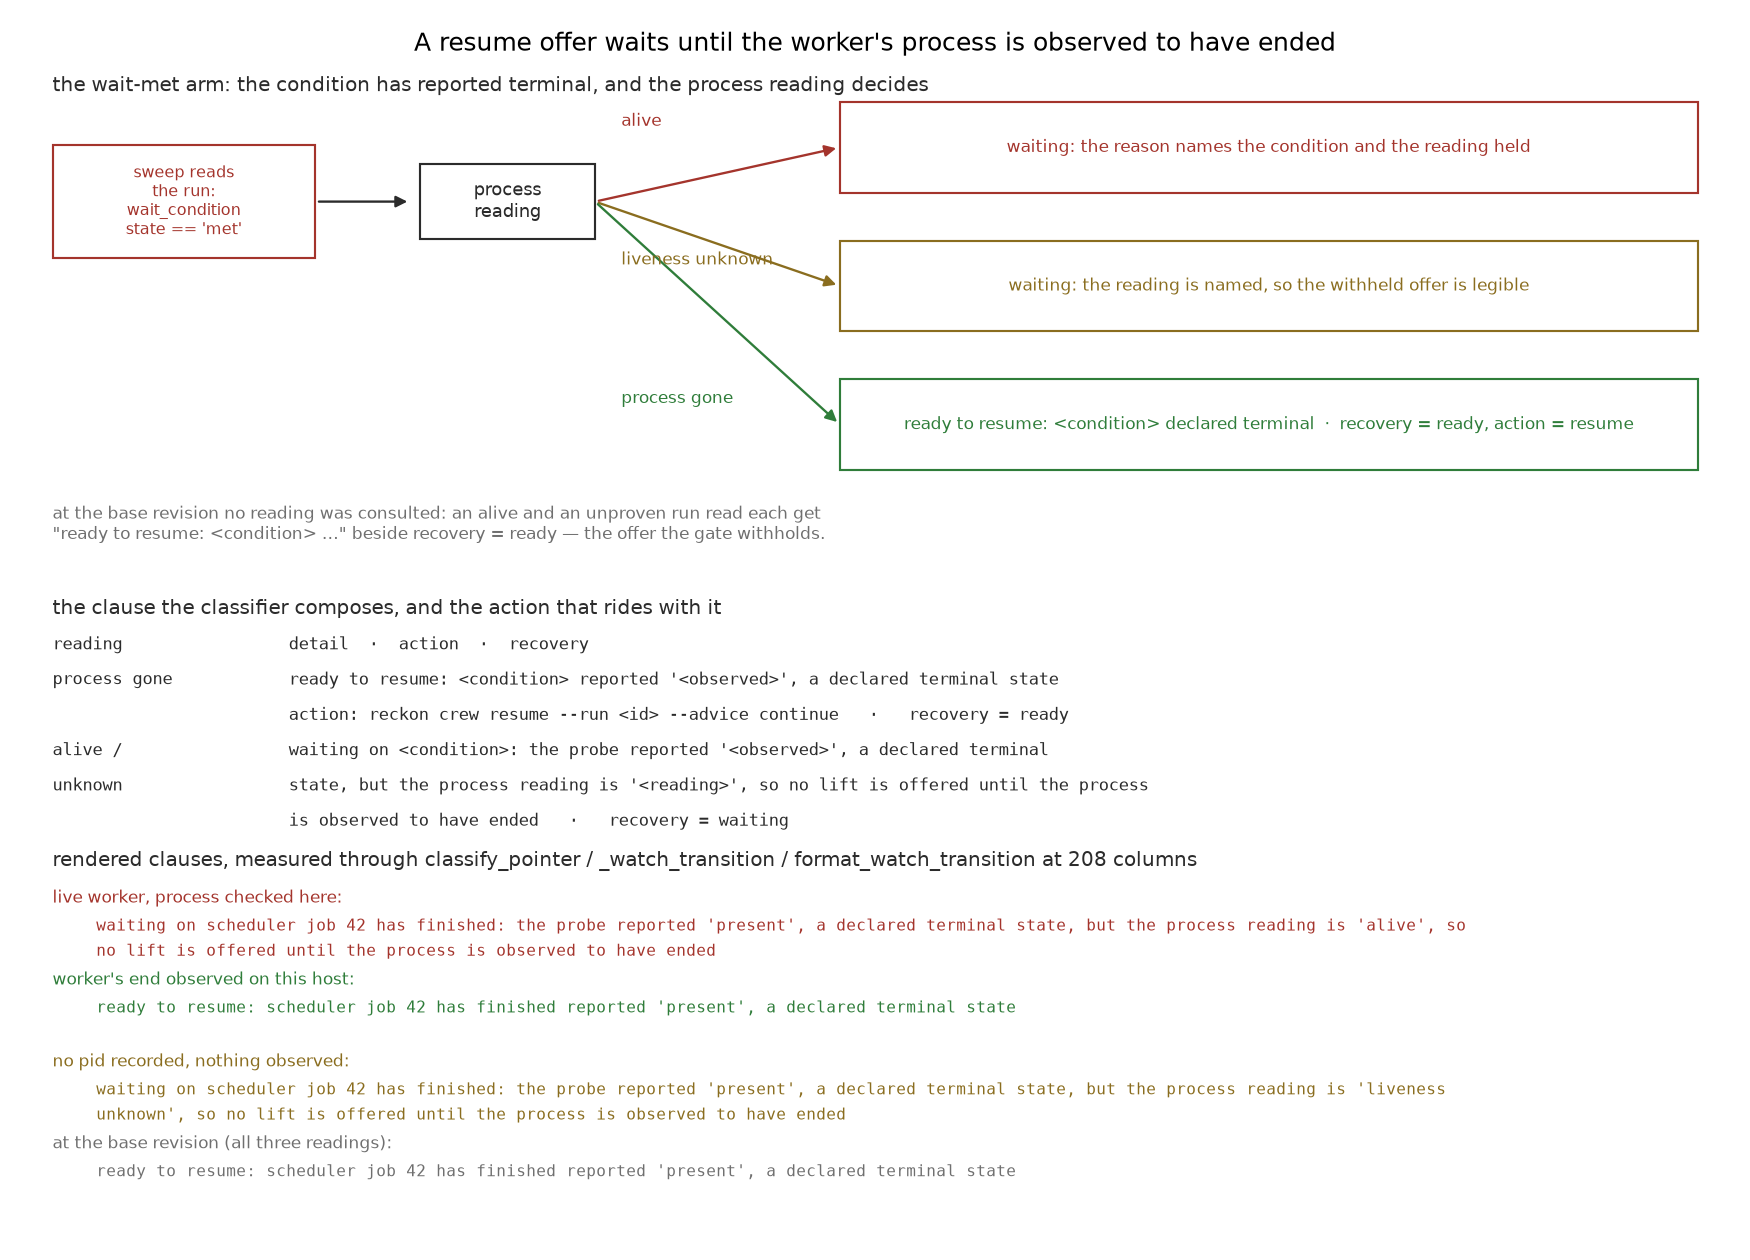

Generate this figure with Python:
"""Draw what the sweep renders for a met wait, by process reading.

A run parked on an external condition is resumed when the condition reports
terminal, and the row that says so is what a coordinator acts on. The
condition is only half the question: a worker still writing its run must not
be offered a resume, because the offer starts a second worker on the same run,
and a reading nobody took is not a death either. So the offer, its action and
the row's recovery classification are gated on the three-way process reading
the stalled detail already states, and every other reading renders the same
event as a wait that names the reading it is holding.

The rows in the bottom panel are not transcribed: this script builds the
fixture pointers and renders them through the classifier, the watcher
snapshot, the transition the events log persists and
``format_watch_transition`` at the pane width, so the figure is drawn from the
renderer under test. The base-revision rows are measured by running this same
script against the base tree with the node's test module present, and handed
back in through ``RESUME_OFFER_BASE_ROWS`` (a JSON file of ``{run_id: clause}``)
&mdash; which is what lets the comparison show the reading the gate replaced
rather than a remembered one.
"""

from __future__ import annotations

import json
import os
import sys
import tempfile
from pathlib import Path

import matplotlib

matplotlib.use("Agg")
import matplotlib.pyplot as plt
from matplotlib.patches import FancyArrowPatch, Rectangle

REPO = Path(__file__).resolve().parents[2]
if str(REPO) not in sys.path:
    sys.path.insert(0, str(REPO))

LIVE_RUN_ID = "r-parked-held"
GONE_RUN_ID = "r-parked-vacant"
UNLOGGED_RUN_ID = "r-parked-unlogged"

OFFER_COLOUR = "#2f7d3a"
WAIT_COLOUR = "#a4342c"
UNKNOWN_COLOUR = "#8a6d1f"
BASE_COLOUR = "#6f6f6f"
INK = "#2b2b2b"

FIGURES = Path(__file__).parent


def _measured_rows() -> list[tuple[str, str, str]]:
    """One clause per process reading, measured through the renderer."""
    os.environ.setdefault(
        "RECKON_HOME", tempfile.mkdtemp(prefix="resume-offer-figure-")
    )
    from tests import test_resume_offer_needs_a_dead_process as offers
    from tests.test_a_live_run_never_reads_dead import _absent_pid

    cases = [
        ("live worker, process checked here", LIVE_RUN_ID, os.getpid(), WAIT_COLOUR),
        (
            "worker's end observed on this host",
            GONE_RUN_ID,
            _absent_pid(),
            OFFER_COLOUR,
        ),
        ("no pid recorded, nothing observed", UNLOGGED_RUN_ID, None, UNKNOWN_COLOUR),
    ]
    with tempfile.TemporaryDirectory(prefix="resume-offer-figure-tree-") as scratch:
        root = Path(scratch)
        measured = []
        for label, run_id, pid, colour in cases:
            case_root = root / run_id
            case_root.mkdir(parents=True, exist_ok=True)
            pointer, moment, _ = offers._parked_pointer(case_root, run_id, pid=pid)
            row, snapshot, line = offers._render_parked_row(pointer, moment)
            clause = str(row["fleet_verdict"]["detail"])
            print(
                f"{run_id}\tstate={snapshot['state']}\trecovery={row['recovery']}\t{clause}"
            )
            print(f"{run_id}\tline\t{line}")
            measured.append((label, clause, colour))
        dump = os.environ.get("RESUME_OFFER_ROWS_OUT", "").strip()
        if dump:
            Path(dump).write_text(
                json.dumps({label: clause for label, clause, _ in measured}, indent=2),
                encoding="utf-8",
            )
        return measured


def _box(fig, x, y, w, h, text, colour, *, fontsize=8.5) -> None:
    fig.add_artist(
        Rectangle(
            (x, y),
            w,
            h,
            transform=fig.transFigure,
            linewidth=1.1,
            edgecolor=colour,
            facecolor="white",
        )
    )
    fig.text(
        x + w / 2,
        y + h / 2,
        text,
        ha="center",
        va="center",
        fontsize=fontsize,
        color=colour,
    )


def _arrow(fig, start, end, colour) -> None:
    fig.add_artist(
        FancyArrowPatch(
            start,
            end,
            transform=fig.transFigure,
            arrowstyle="-|>",
            mutation_scale=12,
            linewidth=1.2,
            color=colour,
            connectionstyle="arc3,rad=0.0",
        )
    )


def main() -> None:
    measured = _measured_rows()
    base_path = os.environ.get("RESUME_OFFER_BASE_ROWS", "").strip()
    base_rows: dict[str, str] = {}
    if base_path:
        base_rows = json.loads(Path(base_path).read_text(encoding="utf-8"))

    fig = plt.figure(figsize=(12.5, 9.0))
    fig.suptitle(
        "A resume offer waits until the worker's process is observed to have ended",
        fontsize=13,
        y=0.975,
    )

    # ── Gate: one condition, three process readings, two outcomes ─────────
    fig.text(
        0.03,
        0.94,
        "the wait-met arm: the condition has reported terminal, and the process reading decides",
        fontsize=10.5,
        color=INK,
        va="top",
    )
    _box(
        fig,
        0.03,
        0.795,
        0.15,
        0.09,
        "sweep reads\nthe run:\nwait_condition\nstate == 'met'",
        WAIT_COLOUR,
        fontsize=8,
    )
    _arrow(fig, (0.18, 0.84), (0.235, 0.84), INK)
    _box(fig, 0.24, 0.81, 0.10, 0.06, "process\nreading", INK, fontsize=9)
    outcomes = [
        (
            0.865,
            "alive",
            WAIT_COLOUR,
            "waiting: the reason names the condition and the reading held",
        ),
        (
            0.755,
            "liveness unknown",
            UNKNOWN_COLOUR,
            "waiting: the reading is named, so the withheld offer is legible",
        ),
        (
            0.645,
            "process gone",
            OFFER_COLOUR,
            "ready to resume: <condition> declared terminal  ·  recovery = ready, action = resume",
        ),
    ]
    for y, label, colour, text in outcomes:
        _arrow(fig, (0.34, 0.84), (0.48, y + 0.018), colour)
        fig.text(0.355, y + 0.032, label, fontsize=8.5, color=colour, va="bottom")
        _box(fig, 0.48, y - 0.018, 0.49, 0.072, text, colour, fontsize=8.5)
    fig.text(
        0.03,
        0.60,
        "at the base revision no reading was consulted: an alive and an unproven run read each get\n"
        '"ready to resume: <condition> …" beside recovery = ready — the offer the gate withholds.',
        fontsize=8.5,
        color=BASE_COLOUR,
        va="top",
    )

    # ── The clause the classifier composes ────────────────────────────────
    fig.text(
        0.03,
        0.525,
        "the clause the classifier composes, and the action that rides with it",
        fontsize=10.5,
        color=INK,
        va="top",
    )
    clause_left = 0.03
    clause_right = 0.165
    lines = [
        ("reading", "detail  ·  action  ·  recovery"),
        (
            "process gone",
            "ready to resume: <condition> reported '<observed>', a declared terminal state",
        ),
        (
            "",
            "action: reckon crew resume --run <id> --advice continue   ·   recovery = ready",
        ),
        (
            "alive /",
            "waiting on <condition>: the probe reported '<observed>', a declared terminal",
        ),
        (
            "unknown",
            "state, but the process reading is '<reading>', so no lift is offered until the process",
        ),
        ("", "is observed to have ended   ·   recovery = waiting"),
    ]
    y = 0.495
    for left, right in lines:
        fig.text(
            clause_left, y, left, fontsize=8.5, va="top", family="monospace", color=INK
        )
        fig.text(
            clause_right,
            y,
            right,
            fontsize=8.5,
            va="top",
            family="monospace",
            color=INK,
        )
        y -= 0.028

    # ── The rows as the pane renders them ─────────────────────────────────
    fig.text(
        0.03,
        0.325,
        "rendered clauses, measured through classify_pointer / _watch_transition / format_watch_transition at 208 columns",
        fontsize=10.5,
        color=INK,
        va="top",
    )

    def _clause_lines(clause: str, width: int = 138) -> list[str]:
        words = clause.split(" ")
        out, line = [], ""
        for word in words:
            candidate = f"{line} {word}".strip()
            if len(candidate) > width and line:
                out.append(line)
                line = word
            else:
                line = candidate
        if line:
            out.append(line)
        return out

    y = 0.294
    for label, clause, colour in measured:
        fig.text(0.03, y, f"{label}:", fontsize=8.5, color=colour, va="top")
        for index, line in enumerate(_clause_lines(clause)):
            fig.text(
                0.055,
                y - 0.023 - index * 0.020,
                line,
                fontsize=8,
                color=colour,
                va="top",
                family="monospace",
            )
        y -= 0.065
    if base_rows:
        distinct = sorted(set(base_rows.values()))
        fig.text(
            0.03,
            y,
            "at the base revision (all three readings):",
            fontsize=8.5,
            color=BASE_COLOUR,
            va="top",
        )
        for index, clause in enumerate(distinct):
            fig.text(
                0.055,
                y - 0.023 - index * 0.020,
                clause,
                fontsize=8,
                color=BASE_COLOUR,
                va="top",
                family="monospace",
            )

    out = FIGURES / "resume_offer_waits.png"
    fig.savefig(out, dpi=140)
    print(f"wrote {out}")


if __name__ == "__main__":
    main()
